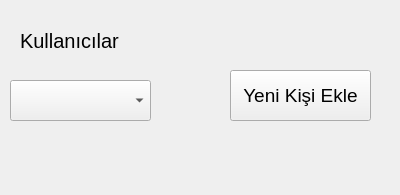
<?xml version="1.0" encoding="UTF-8"?>
<ui version="4.0">
 <class>MainWindow</class>
 <widget class="QMainWindow" name="MainWindow">
  <property name="geometry">
   <rect>
    <x>0</x>
    <y>0</y>
    <width>400</width>
    <height>195</height>
   </rect>
  </property>
  <property name="windowTitle">
   <string>MainWindow</string>
  </property>
  <widget class="QWidget" name="centralwidget">
   <widget class="QPushButton" name="pushButton">
    <property name="geometry">
     <rect>
      <x>230</x>
      <y>70</y>
      <width>141</width>
      <height>51</height>
     </rect>
    </property>
    <property name="font">
     <font>
      <pointsize>14</pointsize>
     </font>
    </property>
    <property name="text">
     <string>Yeni Kişi Ekle</string>
    </property>
   </widget>
   <widget class="QLabel" name="label">
    <property name="geometry">
     <rect>
      <x>20</x>
      <y>20</y>
      <width>111</width>
      <height>41</height>
     </rect>
    </property>
    <property name="font">
     <font>
      <pointsize>15</pointsize>
     </font>
    </property>
    <property name="text">
     <string>Kullanıcılar</string>
    </property>
   </widget>
   <widget class="QComboBox" name="comboBox">
    <property name="geometry">
     <rect>
      <x>10</x>
      <y>80</y>
      <width>141</width>
      <height>41</height>
     </rect>
    </property>
   </widget>
  </widget>
 </widget>
 <resources/>
 <connections/>
</ui>
